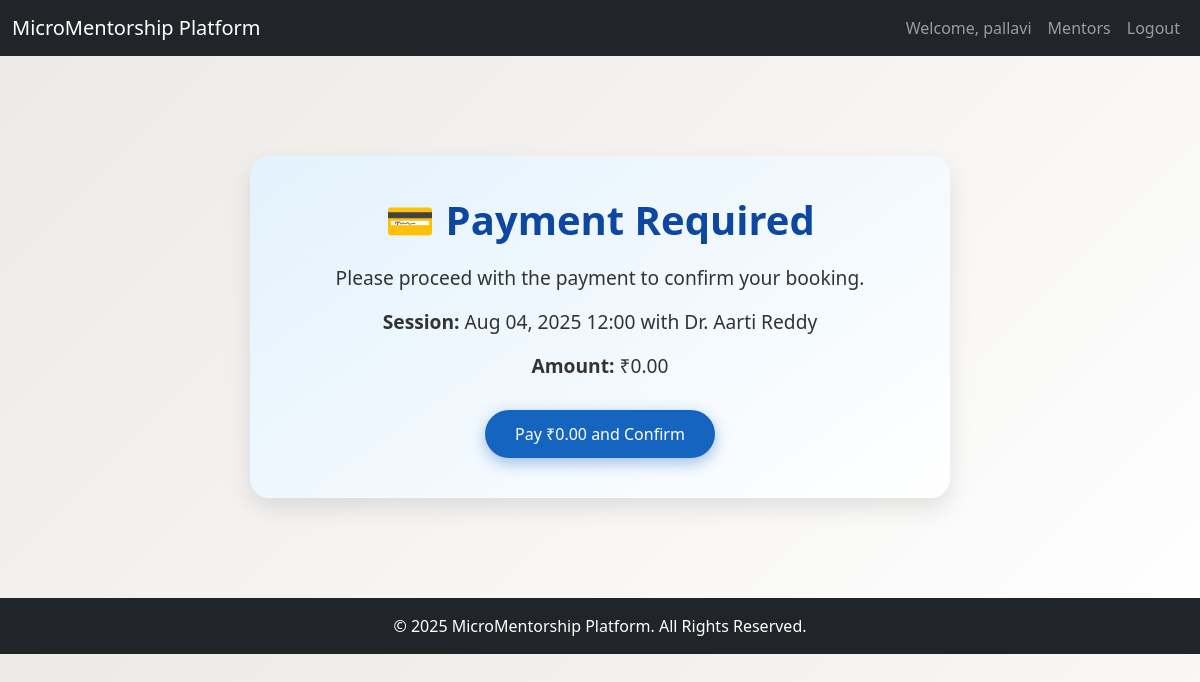
The app's page /payment/4/ (signed in) with its own data.
### base/models.py (models this page shows, shortened)
class User(AbstractUser):
    is_mentor = models.BooleanField(default=False)
    is_student = models.BooleanField(default=False)
    class Meta:
        swappable = 'AUTH_USER_MODEL'  # Important to allow Django to swap default

class Booking(models.Model):
    student = models.ForeignKey(User, on_delete=models.CASCADE, limit_choices_to={'is_student': True})
    mentor = models.ForeignKey(Mentor, on_delete=models.CASCADE)
    start = models.DateTimeField()
    end = models.DateTimeField()
    paid = models.BooleanField(default=False)
    meeting_link = models.URLField(blank=True)
    created = models.DateTimeField(auto_now_add=True)

class Mentor(models.Model):
    mentor_user = models.OneToOneField('MentorUser', on_delete=models.CASCADE, null=True, blank=True)
    name = models.CharField(max_length=200, default='Mentor Name')
    photo = models.ImageField(upload_to='mentor_photos/')
    qualification = models.CharField(max_length=255)
    job_role = models.CharField(max_length=255)
    about = models.TextField()
    is_paid = models.BooleanField(default=False)
    fee = models.DecimalField(max_digits=8, decimal_places=2, default=0)

### base/views.py (the view)
# urls.py: path('payment/<int:booking_id>/', views.payment_page, name='payment_page'),
@login_required
def payment_page(request, booking_id):
    booking = get_object_or_404(Booking, id=booking_id, student=request.user)
    return render(request, 'mentorship/payment_page.html', {'booking': booking})

### base/templates/mentorship/payment_page.html (shortened to what this page needs)
{% extends 'base.html' %}
{% block content %}
<div class="payment-container">
  <h2>💳 Payment Required</h2>
  <p>Please proceed with the payment to confirm your booking.</p>
  <p><strong>Session:</strong> {{ booking.start|date:"M d, Y H:i" }} with {{ booking.mentor.name }}</p>
  <p><strong>Amount:</strong> ₹{{ booking.mentor.fee }}</p>
  <form method="post" action="{% url 'confirm_payment' booking.id %}">
    <button type="submit" class="btn-primary">Pay ₹{{ booking.mentor.fee }} and Confirm</button>
  </form>
</div>
{% endblock %}

### base/templates/base.html (shortened to what this page needs)
{% load static %}
<!DOCTYPE html>
<html lang="en">
<head>
    <link rel="stylesheet" href="{% static 'css/styles.css' %}">
    <link href="https://cdn.jsdelivr.net/npm/bootstrap@5.3.0/dist/css/bootstrap.min.css" rel="stylesheet">
</head>
<body>
<nav class="navbar navbar-expand-lg navbar-dark bg-dark">
    <div class="container-fluid">
        <a class="navbar-brand" href="{% url 'home' %}">MicroMentorship Platform</a>
        <div class="collapse navbar-collapse justify-content-end" id="navbarNav">
            <ul class="navbar-nav">
                {% if user.is_authenticated %}
                    <li class="nav-item">
                        <span class="nav-link">Welcome, {{ user.username }}</span>
                    </li>
                    <li class="nav-item">
                        <a class="nav-link" href="{% url 'mentor_list' %}">Mentors</a>
                    </li>
                    <li class="nav-item">
                        <a class="nav-link" href="{% url 'logout' %}">Logout</a>
                    </li>
                {% endif %}
            </ul>
        </div>
    </div>
</nav>
<div class="container my-5">
    {% block content %}{% endblock %}
</div>
<footer class="bg-dark text-white text-center py-3">
    <div class="container">
        &copy; 2025 MicroMentorship Platform. All Rights Reserved.
    </div>
</footer>
</body>
</html>

### base/static/css/styles.css (style rules this page uses)
body { font-family: Arial, sans-serif; margin:0; padding:20px; background:#f9f9f9; }
body { font-family: 'Segoe UI', sans-serif; background: linear-gradient(135deg, #ece9e6, #ffffff); margin: 0; padding: 0; color: #333; }

### base/templates/base.html (style rules this page uses)
footer { background: #003b4f; color: white; text-align: center; padding: 15px; }

### base/templates/mentorship/payment_page.html (style rules this page uses)
.payment-container { max-width: 700px; margin: 100px auto; padding: 40px; text-align: center; background: linear-gradient(145deg, #e3f2fd, #ffffff); border-radius: 20px; box-shadow: 0 10px 25px rgba(0, 0, 0, 0.1); animation: slideIn 1s ease; }
.payment-container h2 { font-size: 2.5em; color: #0d47a1; margin-bottom: 20px; font-weight: 700; }
.payment-container p { font-size: 1.2em; color: #333; margin-bottom: 15px; }
.payment-container form { margin-top: 30px; }
.payment-container .btn-primary { display: inline-block; padding: 12px 30px; font-size: 1em; background-color: #1565c0; color: #fff; border: none; border-radius: 30px; box-shadow: 0 5px 15px rgba(21, 101, 192, 0.4); transition: background 0.3s ease, transform 0.3s ease; cursor: pointer; }

### records on screen
User: username "pallavi"
Booking: start "Aug 04, 2025 12:00", mentor.name "Dr. Aarti Reddy", mentor.fee "0.00"
